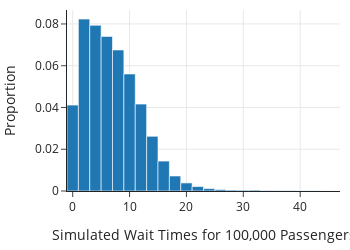

The notebook cell saved with this chart:
### Markdown cell above
We make a histogram of these simulated waiting times.

### Code cell
fig = px.histogram(x=sim_wait_times, nbins=40,
                   histnorm='probability density',
                   width=350, height=250)


fig.update_xaxes(title="Simulated Wait Times for 100,000 Passengers")
fig.update_yaxes(title="Proportion")
fig.show()

### Figure 1 — Plotly figure (JSON) as saved in the notebook; plotly's stock layout.template omitted (floating-point values rounded to 4 significant figures; data arrays with more than 128 entries replaced by an {"elided": "..."} marker saying what was removed)
{"data": [{"alignmentgroup": "True", "bingroup": "x", "histnorm": "probability density", "hovertemplate": "x=%{x}<br>probability density=%{y}<extra></extra>", "legendgroup": "", "marker": {"color": "#1F77B4", "pattern": {"shape": ""}}, "name": "", "nbinsx": 40, "offsetgroup": "", "orientation": "v", "showlegend": false, "type": "histogram", "x": {"elided": "100000 float values"}, "xaxis": "x", "yaxis": "y"}], "layout": {"barmode": "relative", "height": 250, "legend": {"tracegroupgap": 0}, "width": 350, "xaxis": {"anchor": "y", "autorange": true, "domain": [0, 1], "range": [-1, 47], "title": {"text": "Simulated Wait Times for 100,000 Passengers"}, "type": "linear"}, "yaxis": {"anchor": "x", "autorange": true, "domain": [0, 1], "range": [0, 0.08668], "title": {"text": "Proportion"}}}}
